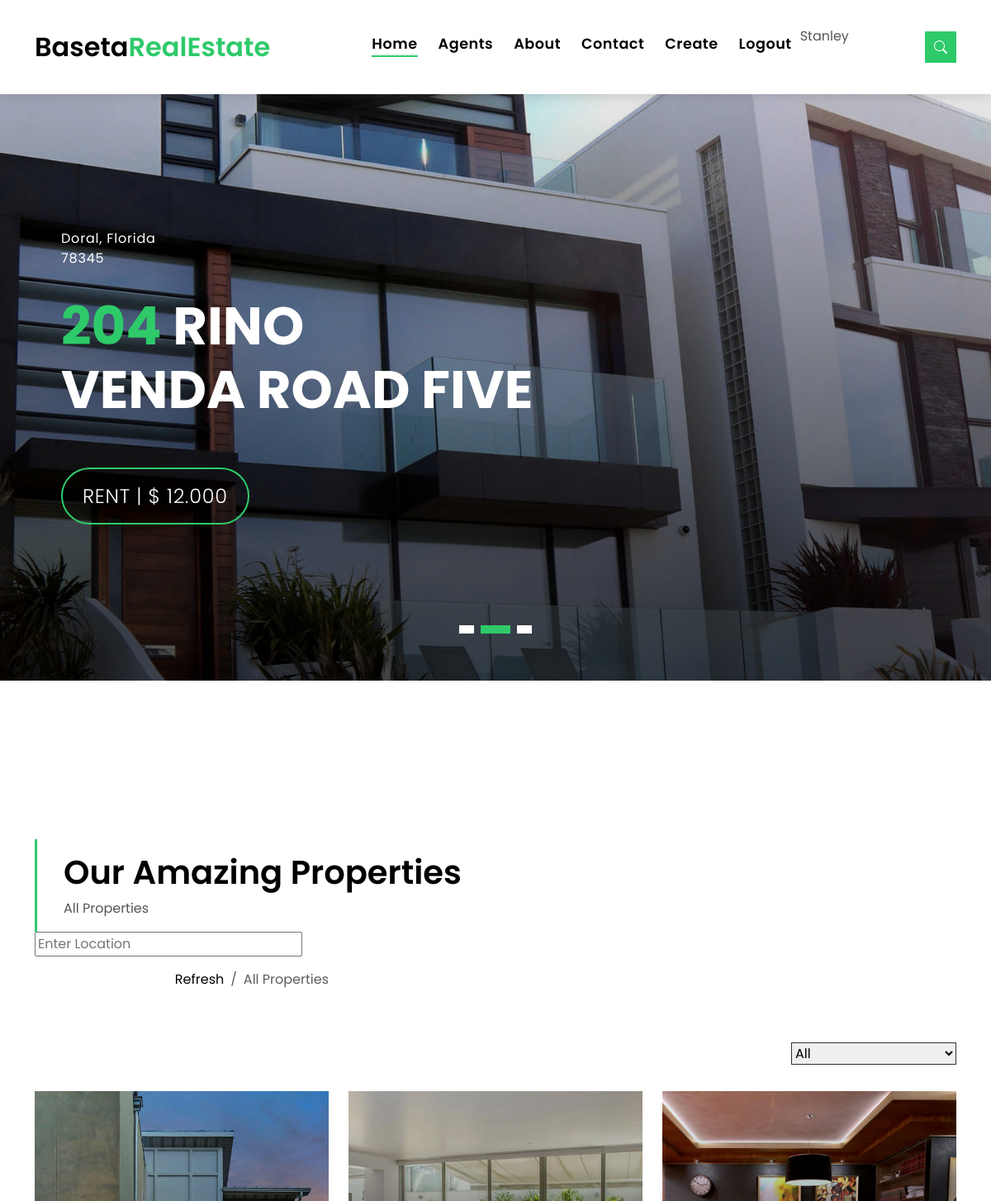
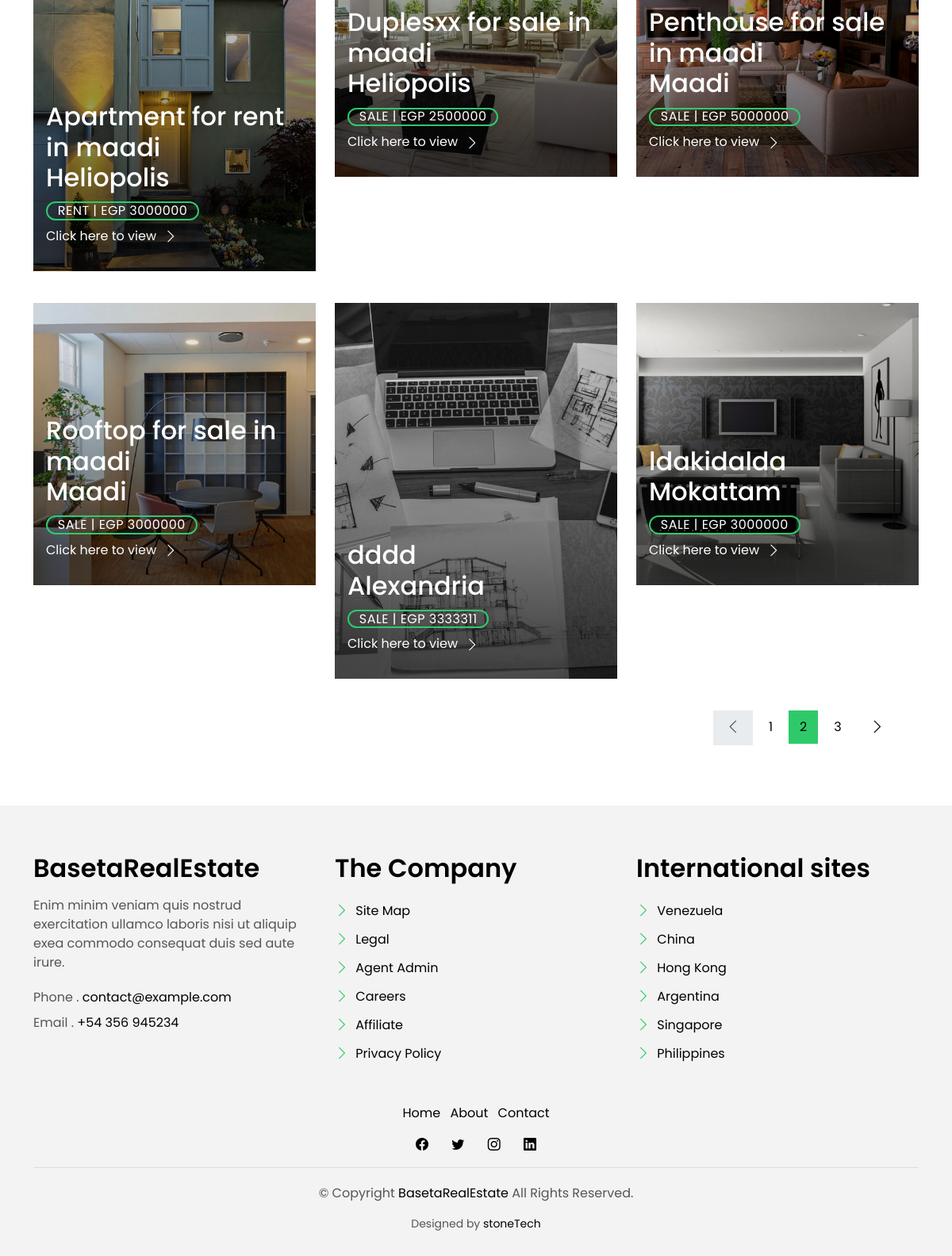
The page / (signed in) on the database its author committed (2 pictures, top to bottom).
### mainapp/models.py (models this page shows, shortened)
class Listing(models.Model):
  ELEVATOR = {'YES': 'Yes', 'NO':'No'}
  STATUS = {'RENT': 'Rent', 'SALE': 'Sale'}
  PROPERTY_TYPE = {'FLAT': 'Flat', 'Apartment': 'Apartment', 'ROOFTOP': 'Rooftop', 'PENTHOUSE': 'Penthouse', 'DUPLEX': 'Duplex'}
  agent = models.ForeignKey(Agent, on_delete=models.CASCADE)
  status = models.CharField(choices=STATUS, max_length=10)
  property_type = models.CharField(choices=PROPERTY_TYPE, max_length=15)
  title = models.CharField(max_length=255)
  image = models.ImageField(upload_to='images')
  location = models.ForeignKey(Location, on_delete=models.CASCADE)
  price = models.PositiveIntegerField()
  area = models.PositiveIntegerField()
  beds = models.PositiveIntegerField()
  baths = models.PositiveIntegerField()
  garage = models.PositiveIntegerField()
  elevator = models.CharField(choices=ELEVATOR, max_length=3)
  description = models.TextField(max_length=10000)
  class Meta:
    ordering = ['title']

class Location(models.Model):
  name = models.CharField(max_length=255)
  class Meta:
    ordering = ['name']
  def __str__(self):
      return self.name

### mainapp/views.py (the view)
# urls.py: path('', mainviews.homepage, name = 'homepage'),
def homepage(request):
  if 'search' in request.GET:
    search = request.GET.get('search')
    listings = Listing.objects.filter(location__icontains=search)
  else:
    listings = Listing.objects.all()
  listings = Listing.objects.all()
  locations = Location.objects.all()
  context = {'listings': listings, 'locations': locations}
  return render(request, 'home.html', context)

### mainapp/templates/home.html (shortened to what this page needs)
{% load static %}
{% include "navbar.html" %}
  <div class="intro intro-carousel swiper position-relative">
    <div class="swiper-wrapper">
      <div class="swiper-slide carousel-item-a intro-item bg-image" style="background-image: url({% static "assets/img/slide-2.jpg" %})">
        <div class="overlay overlay-a"></div>
        <div class="intro-content display-table">
          <div class="table-cell">
            <div class="container">
              <div class="row">
                <div class="col-lg-8">
                  <div class="intro-body">
                    <p class="intro-title-top">Doral, Florida
                      <br> 78345
                    </p>
                    <h1 class="intro-title mb-4">
                      <span class="color-b">204 </span> Rino
                      <br> Venda Road Five
                    </h1>
                    <p class="intro-subtitle intro-price">
                      <a href="#"><span class="price-a">rent | $ 12.000</span></a>
                    </p>
                  </div>
                </div>
              </div>
            </div>
          </div>
        </div>
      </div>
    </div>
    <div class="swiper-pagination"></div>
  </div>
  <main id="main">
    <section class="intro-single">
      <div class="container">
        <div class="row">
          <div class="col-md-12 col-lg-8">
            <div class="title-single-box">
              <h1 class="title-single">Our Amazing Properties</h1>
              <span class="color-text-a">All Properties</span>
            </div>
          </div>
          <form action="{% url "homepage" %}" method="get">
            <input type="text" name="search" placeholder="Enter Location">
          </form>
          <div class="col-md-12 col-lg-4">
            <nav aria-label="breadcrumb" class="breadcrumb-box d-flex justify-content-lg-end">
              <ol class="breadcrumb">
                <li class="breadcrumb-item">
                  <a href="{% url "homepage" %}">Refresh</a>
                </li>
                <li class="breadcrumb-item active" aria-current="page">
                  All Properties
                </li>
              </ol>
            </nav>
          </div>
        </div>
      </div>
    </section>
    <section class="property-grid grid">
      <div class="container">
        <div class="row">
          <div class="col-sm-12">
            <div class="grid-option">
              <form>
                <select class="custom-select">
                  <option selected>All</option>
                </select>
              </form>
            </div>
          </div>
        {% for listing in listings %}
          <div class="col-md-4">
            <div class="card-box-a card-shadow">
              <div class="img-box-a">
                <img src={{listing.image.url}} alt="" class="img-a img-fluid">
              </div>
              <div class="card-overlay">
                <div class="card-overlay-a-content">
                  <div class="card-header-a">
                    <h2 class="card-title-a">
                      <a href="{% url "read" listing.id %}">{{listing.title}}
                        <br /> {{listing.location}}</a>
                    </h2>
                  </div>
                  <div class="card-body-a">
                    <div class="price-box d-flex">
                      <span class="price-a">{{listing.status}} | EGP {{listing.price}}</span>
                    </div>
                    <a href="{% url "read" listing.id %}" class="link-a">Click here to view
                      <span class="bi bi-chevron-right"></span>
                    </a>
                  </div>
                </div>
              </div>
            </div>
          </div>
        {% endfor %}
        <div class="row">
          <div class="col-sm-12">
            <nav class="pagination-a">
              <ul class="pagination justify-content-end">
                <li class="page-item disabled">
                  <a class="page-link" href="#" tabindex="-1">
                    <span class="bi bi-chevron-left"></span>
                  </a>
                </li>
                <li class="page-item">
                  <a class="page-link" href="#">1</a>
                </li>
                <li class="page-item active">
                  <a class="page-link" href="#">2</a>
                </li>
                <li class="page-item">
                  <a class="page-link" href="#">3</a>
                </li>
                <li class="page-item next">
                  <a class="page-link" href="#">
                    <span class="bi bi-chevron-right"></span>
                  </a>
                </li>
              </ul>
            </nav>
          </div>
        </div>
      </div>
    </section>
  </main>
  {% include "footer.html" %}

### mainapp/templates/navbar.html (shortened to what this page needs)
{% load static %}
<!DOCTYPE html>
<html lang="en">
<head>
  <link href="{% static "assets/vendor/animate.css/animate.min.css" %}" rel="stylesheet">
  <link href="{% static "assets/vendor/bootstrap/css/bootstrap.min.css" %}" rel="stylesheet">
  <link href="{% static "assets/vendor/bootstrap-icons/bootstrap-icons.css" %}" rel="stylesheet">
  <link href="{% static "assets/vendor/swiper/swiper-bundle.min.css" %}" rel="stylesheet">
  <link href="{% static "assets/css/style.css" %}" rel="stylesheet">
</head>
<body>
  <nav class="navbar navbar-default navbar-trans navbar-expand-lg fixed-top">
    <div class="container">
      <a class="navbar-brand text-brand" href="{% url "homepage" %}">Baseta<span class="color-b">RealEstate</span></a>
      <div class="navbar-collapse collapse justify-content-center" id="navbarDefault">
        <ul class="navbar-nav">
          <li class="nav-item">
            <a class="nav-link active" href="{% url "homepage" %}">Home</a>
          </li>
          <li class="nav-item">
            <a class="nav-link " href="{% url "agents" %}">Agents</a>
          </li>
          <li class="nav-item">
            <a class="nav-link " href="{% url "homepage" %}">About</a>
          </li>
          <li class="nav-item">
            <a class="nav-link " href="{% url "homepage" %}">Contact</a>
          </li>
        {% if user.is_authenticated %}
          <li class="nav-item">
            <a class="nav-link " href="{% url "create" %}">Create</a>
          </li>
          <li class="nav-item">
            <a class="nav-link " href="{% url "logout" %}">Logout</a>
          </li>
        {% endif %}
        {% if user.is_authenticated %}
          {{user.username}}
        {% endif %}
        </ul>
      </div>
      <button type="button" class="btn btn-b-n navbar-toggle-box navbar-toggle-box-collapse" data-bs-toggle="collapse" data-bs-target="#navbarTogglerDemo01">
        <i class="bi bi-search"></i>
      </button>
    </div>
  </nav>

### mainapp/templates/footer.html (shortened to what this page needs)
{% load static %}
<section class="section-footer">
  <div class="container">
    <div class="row">
      <div class="col-sm-12 col-md-4">
        <div class="widget-a">
          <div class="w-header-a">
            <h3 class="w-title-a text-brand">BasetaRealEstate</h3>
          </div>
          <div class="w-body-a">
            <p class="w-text-a color-text-a">
              Enim minim veniam quis nostrud exercitation ullamco laboris nisi ut aliquip exea commodo consequat duis
              sed aute irure.
            </p>
          </div>
          <div class="w-footer-a">
            <ul class="list-unstyled">
              <li class="color-a">
                <span class="color-text-a">Phone .</span> contact@example.com
              </li>
              <li class="color-a">
                <span class="color-text-a">Email .</span> +54 356 945234
              </li>
            </ul>
          </div>
        </div>
      </div>
      <div class="col-sm-12 col-md-4 section-md-t3">
        <div class="widget-a">
          <div class="w-header-a">
            <h3 class="w-title-a text-brand">The Company</h3>
          </div>
          <div class="w-body-a">
            <div class="w-body-a">
              <ul class="list-unstyled">
                <li class="item-list-a">
                  <i class="bi bi-chevron-right"></i> <a href="#">Site Map</a>
                </li>
                <li class="item-list-a">
                  <i class="bi bi-chevron-right"></i> <a href="#">Legal</a>
                </li>
                <li class="item-list-a">
                  <i class="bi bi-chevron-right"></i> <a href="#">Agent Admin</a>
                </li>
                <li class="item-list-a">
                  <i class="bi bi-chevron-right"></i> <a href="#">Careers</a>
                </li>
                <li class="item-list-a">
                  <i class="bi bi-chevron-right"></i> <a href="#">Affiliate</a>
                </li>
                <li class="item-list-a">
                  <i class="bi bi-chevron-right"></i> <a href="#">Privacy Policy</a>
                </li>
              </ul>
            </div>
          </div>
        </div>
      </div>
      <div class="col-sm-12 col-md-4 section-md-t3">
        <div class="widget-a">
          <div class="w-header-a">
            <h3 class="w-title-a text-brand">International sites</h3>
          </div>
          <div class="w-body-a">
            <ul class="list-unstyled">
              <li class="item-list-a">
                <i class="bi bi-chevron-right"></i> <a href="#">Venezuela</a>
              </li>
              <li class="item-list-a">
                <i class="bi bi-chevron-right"></i> <a href="#">China</a>
              </li>
              <li class="item-list-a">
                <i class="bi bi-chevron-right"></i> <a href="#">Hong Kong</a>
              </li>
              <li class="item-list-a">
                <i class="bi bi-chevron-right"></i> <a href="#">Argentina</a>
              </li>
              <li class="item-list-a">
                <i class="bi bi-chevron-right"></i> <a href="#">Singapore</a>
              </li>
              <li class="item-list-a">
                <i class="bi bi-chevron-right"></i> <a href="#">Philippines</a>
              </li>
            </ul>
          </div>
        </div>
      </div>
    </div>
  </div>
</section>
<footer>
  <div class="container">
    <div class="row">
      <div class="col-md-12">
        <nav class="nav-footer">
          <ul class="list-inline">
            <li class="list-inline-item">
              <a href="{% url "homepage" %}">Home</a>
            </li>
            <li class="list-inline-item">
              <a href="#">About</a>
            </li>
            <li class="list-inline-item">
              <a href="#">Contact</a>
            </li>
          </ul>
        </nav>
        <div class="socials-a">
          <ul class="list-inline">
            <li class="list-inline-item">
              <a href="#">
                <i class="bi bi-facebook" aria-hidden="true"></i>
              </a>
            </li>
            <li class="list-inline-item">
              <a href="#">
                <i class="bi bi-twitter" aria-hidden="true"></i>
              </a>
            </li>
            <li class="list-inline-item">
              <a href="#">
                <i class="bi bi-instagram" aria-hidden="true"></i>
              </a>
            </li>
            <li class="list-inline-item">
              <a href="#">
                <i class="bi bi-linkedin" aria-hidden="true"></i>
              </a>
            </li>
          </ul>
        </div>
        <div class="copyright-footer">
          <p class="copyright color-text-a">
            &copy; Copyright
            <span class="color-a">BasetaRealEstate</span> All Rights Reserved.
          </p>
        </div>
        <div class="credits">
          Designed by <a href="https://bootstrapmade.com/">stoneTech</a>
        </div>
      </div>
    </div>
  </div>
</footer>
</body>
</html>

### rows shown on the page
Listing: image (picture), title "Apartment for rent in maadi", location "Heliopolis", status "RENT", price "3000000"
Listing: image (picture), title "Duplesxx for sale in maadi", location "Heliopolis", status "SALE", price "2500000"
Listing: image (picture), title "Penthouse for sale in maadi", location "Maadi", status "SALE", price "5000000"
Listing: image (picture), title "Rooftop for sale in maadi", location "Maadi", status "SALE", price "3000000"
Listing: image (picture), title "dddd", location "Alexandria", status "SALE", price "3333311"
Listing: image (picture), title "ldakidalda", location "Mokattam", status "SALE", price "3000000"

### other values the page prints
{{ user.username }} "Stanley"
